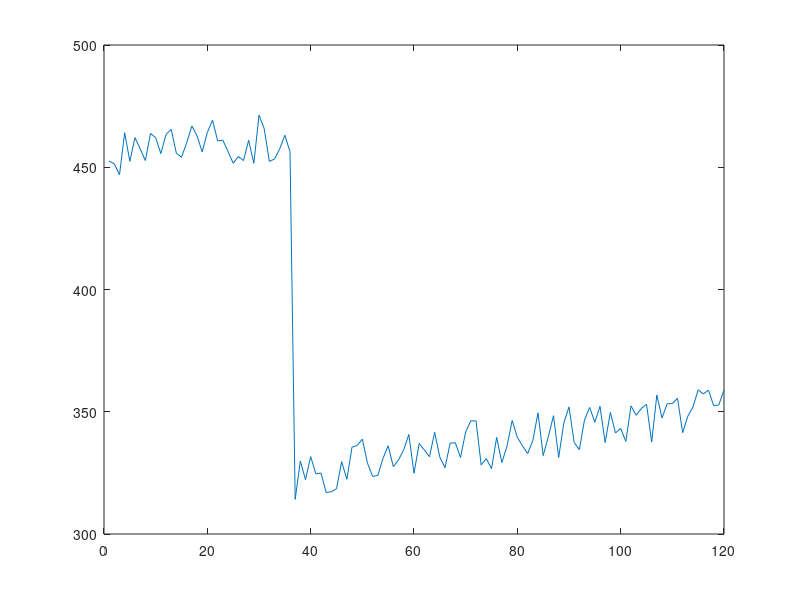

This figure's MATLAB source:
%car cost calculator

time = 1:120;%times in months
o=ones(size(time));
z=zeros(size(time));

load('fuel')


%Golf details

monthly_miles = [o.*100];%vector of monthly mileage over time

monthly_payment = 0;%[0.*ones(1,24) 351.*ones(1,60) zeros(1,36)];

mpg = 27.5;
premium = 0.2;

maintenance = monthly_miles.*.12;%[zeros(1,60) monthly_miles(61:84).*.05 monthly_miles(85:end).*.1];%vector of monthly maintenance over time

insurance =  66.*o;%[z(1:24) 72.*o(25:end)];

gti_cost = monthly_payment + (monthly_miles./mpg).*(fuel+premium) + maintenance + insurance;


%Golf TDI details

monthly_miles = [o.*800];%vector of monthly mileage over time

c=[o(1:36) z(37:end)];

monthly_payment = c.*140;%[0.*ones(1,24) 351.*ones(1,60) zeros(1,36)];

mpg = 45;
premium = 0.2;

maintenance = monthly_miles.*.12;%[zeros(1,60) monthly_miles(61:84).*.05 monthly_miles(85:end).*.1];%vector of monthly maintenance over time

insurance =  66.*o;%[z(1:24) 72.*o(25:end)];

tdi_cost = monthly_payment + (monthly_miles./mpg).*(fuel+premium) + maintenance + insurance;

%tdi_cost(1)=tdi_cost(1)+5000;

tdi_and_gti_cost = gti_cost + tdi_cost;

plot(tdi_and_gti_cost);